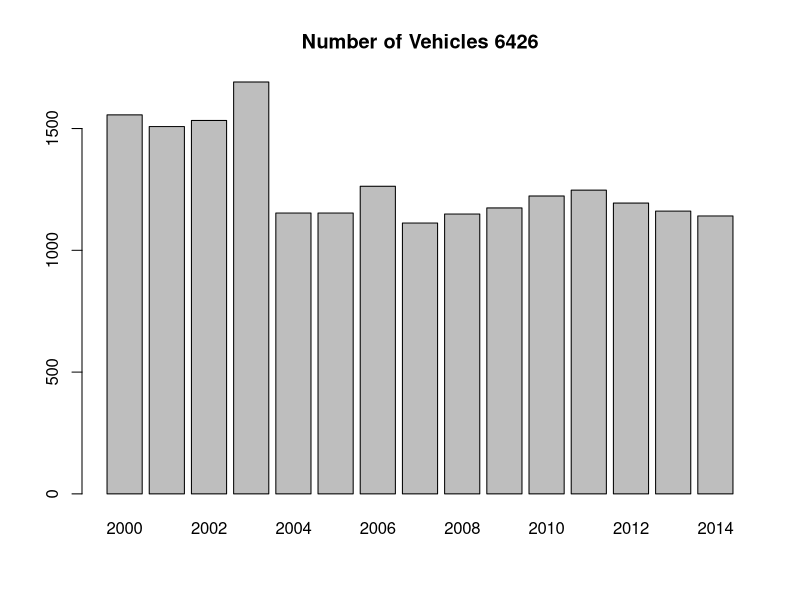
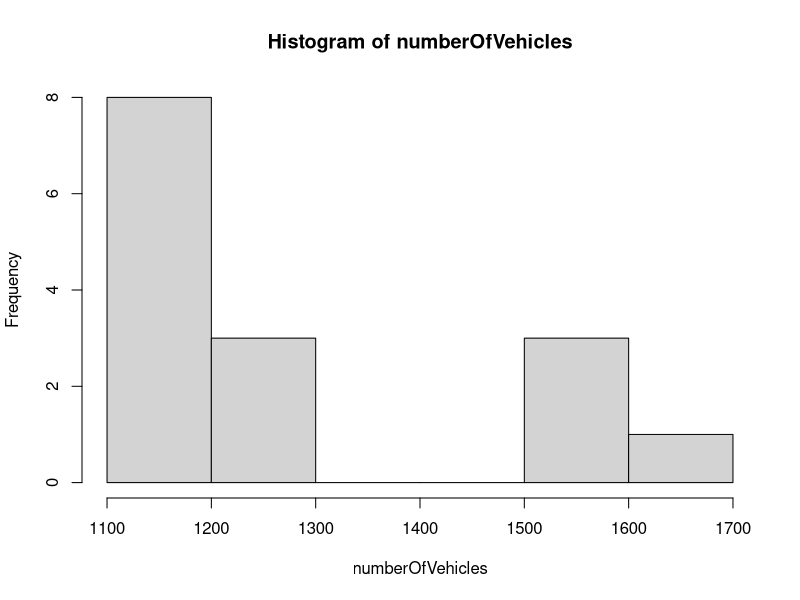
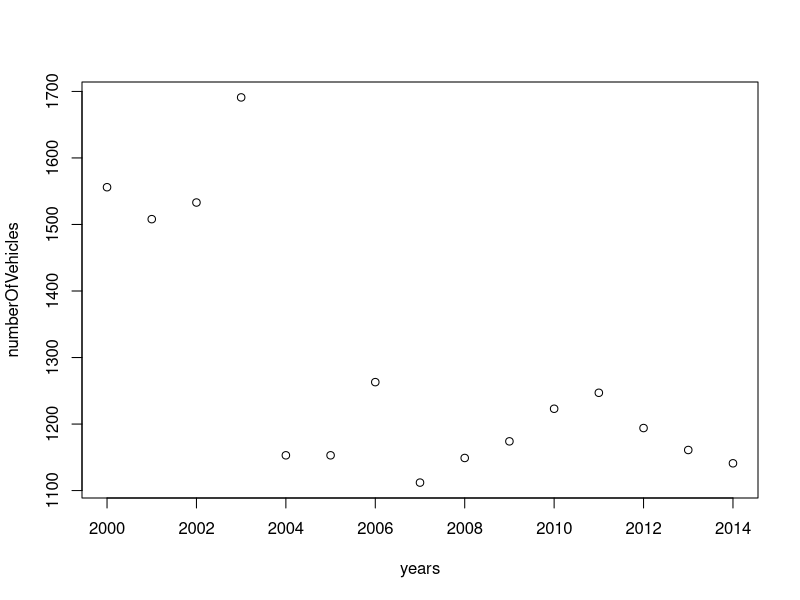
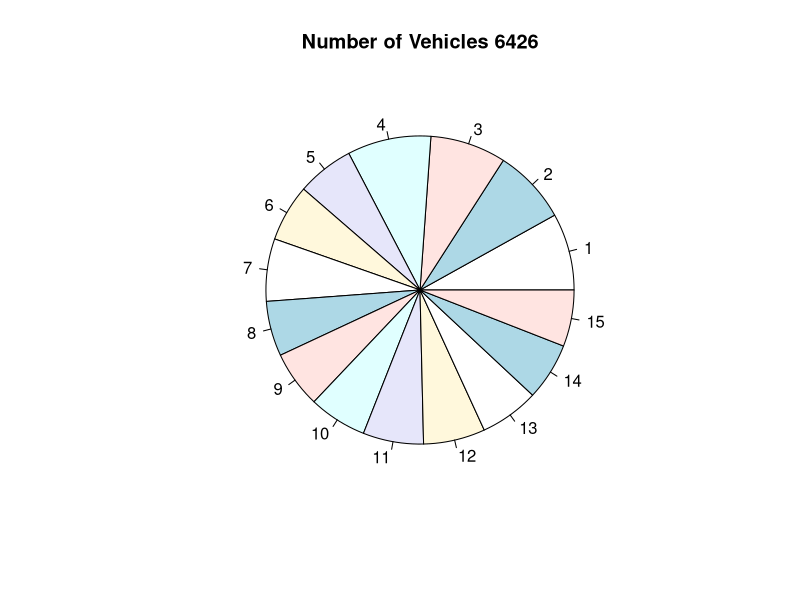
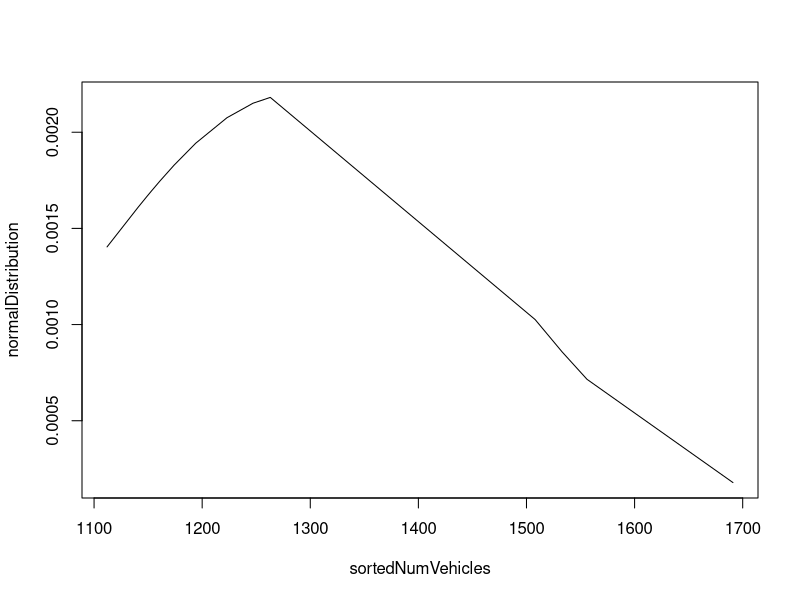

These charts were generated, in order, by the following R code:
cp = '6426'
data = read.csv('Westminster.csv', header=TRUE)
dataByCP = subset(data, CP==cp)
summary(dataByCP)

years = dataByCP[,1]
numberOfVehicles = dataByCP[,24]

# BAR plot
png('BarPlot.png')
barplot(numberOfVehicles, main=paste(c("Number of Vehicles",cp), collapse=" "),names.arg=years)

# Histogram
png('Histogram.png')
hist(numberOfVehicles)

# Line Chart
png('PointChart.png')
plot(years, numberOfVehicles)

# Pie Chart
png('PieChart.png')
pie(numberOfVehicles, main=paste(c("Number of Vehicles",cp), collapse=" "),names.arg=years)

meanNumberOfVehicles = mean(numberOfVehicles)
standardDeviation = sd(numberOfVehicles) * sqrt((length(numberOfVehicles)-1)/length(numberOfVehicles))
sortedNumVehicles = sort(numberOfVehicles)
normalDistribution = dnorm(sortedNumVehicles,mean=meanNumberOfVehicles, sd=standardDeviation)
png('normalDistribution.png')
plot(sortedNumVehicles,normalDistribution, type="l", lwd=1)
dev.off()
